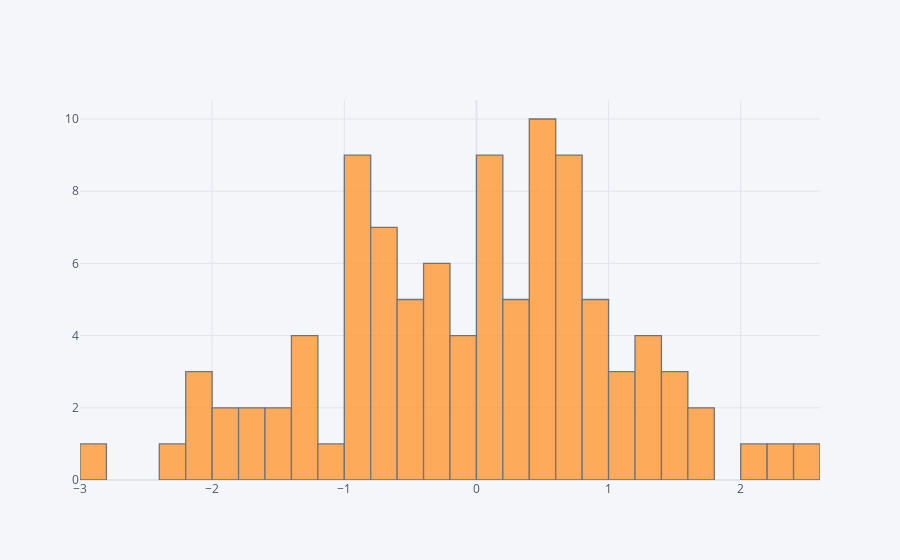

The cell this chart's notebook holds for it:
### Code cell
Histograma de la columna a
dataframe['a'].iplot(kind='hist', bins=30)

### Figure 1 — Plotly figure (JSON) as saved in the notebook; plotly's stock layout.template omitted (floating-point values rounded to 4 significant figures)
{"data": [{"histfunc": "count", "histnorm": "", "marker": {"color": "rgba(255, 153, 51, 1.0)", "line": {"color": "#4D5663", "width": 1.3}}, "name": "a", "nbinsx": 30, "opacity": 0.8, "orientation": "v", "type": "histogram", "x": [2.482, -2.016, 0.4315, 0.5746, -0.6832, 0.00643, 1.436, 1.211, 0.4088, 0.3298, -1.295, 0.159, 1.531, -0.748, 0.3802, 0.7785, 0.9272, -1.816, 0.4712, -0.07795, 0.02321, -0.263, -1.681, 0.7749, -0.4993, -0.3597, -2.823, 1.259, 0.2221, 1.378, 1.762, -0.6935, -1.004, -2.364, -0.2828, -2.088, -0.4327, -0.6193, -0.3933, 0.6127, 0.1845, -0.8242, 0.9808, 0.6605, 0.07625, 0.9734, 0.01898, -0.6277, 0.4217, 0.748, 1.476, 1.176, 0.685, 1.731, -1.707, 0.6276, 0.8739, 1.124, -0.2959, -0.5457, -0.109, -0.9782, -0.8713, -0.9236, 1.167, -0.8229, -1.98, -0.4556, 0.06401, -0.524, 0.2443, -0.9457, -0.9592, -0.6715, -0.04355, 0.5807, -2.195, 0.4266, 0.7971, 0.5113, 2.15, -0.7928, -1.593, -1.273, -1.521, -1.369, -0.8957, -0.1875, -0.3947, 1.231, -1.334, 2.264, 0.3623, 0.53, 0.9538, 0.5692, 0.137, 0.6643, 0.1136, -0.836]}], "layout": {"autosize": true, "barmode": "overlay", "legend": {"bgcolor": "#F5F6F9", "font": {"color": "#4D5663"}}, "paper_bgcolor": "#F5F6F9", "plot_bgcolor": "#F5F6F9", "title": {"font": {"color": "#4D5663"}}, "xaxis": {"autorange": true, "gridcolor": "#E1E5ED", "range": [-3, 2.6], "showgrid": true, "tickfont": {"color": "#4D5663"}, "title": {"font": {"color": "#4D5663"}, "text": ""}, "type": "linear", "zerolinecolor": "#E1E5ED"}, "yaxis": {"autorange": true, "gridcolor": "#E1E5ED", "range": [0, 10.53], "showgrid": true, "tickfont": {"color": "#4D5663"}, "title": {"font": {"color": "#4D5663"}, "text": ""}, "zerolinecolor": "#E1E5ED"}}}
